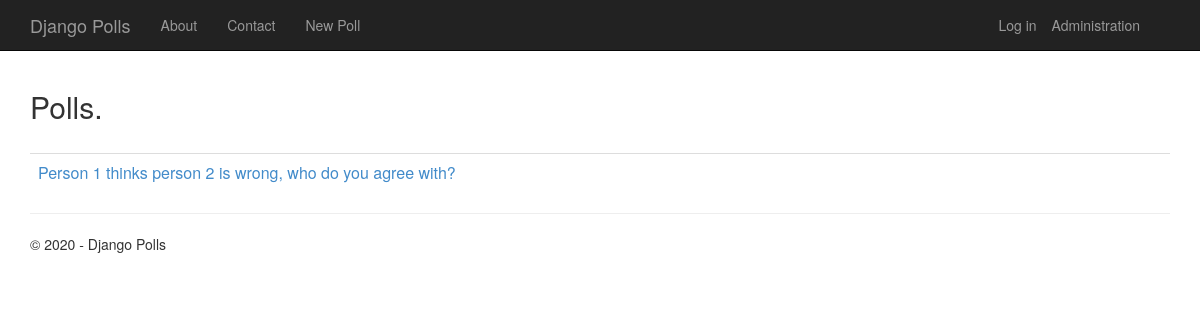
/, run on an earlier commit of the app's database.
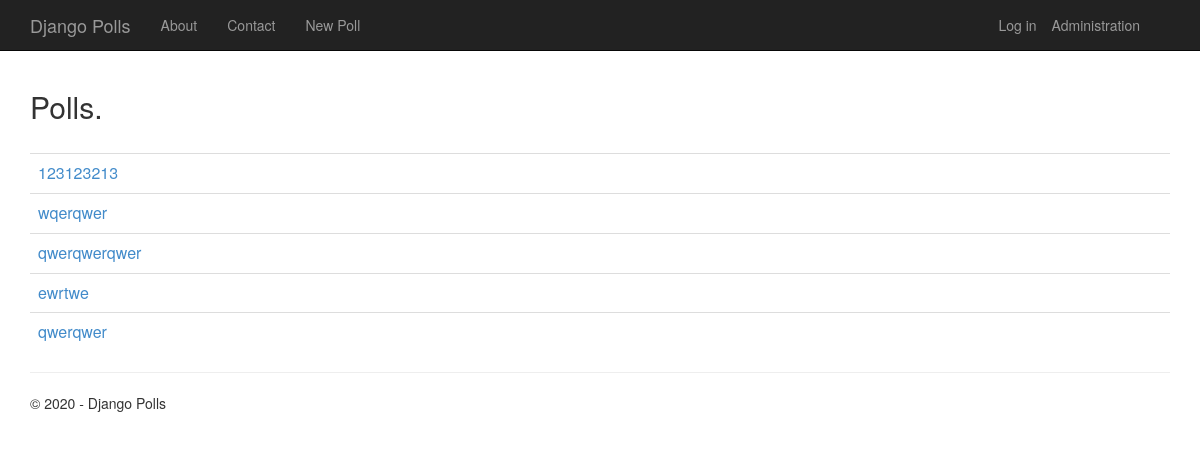
And on a later commit of the database.
### app/models.py (models this page shows, shortened)
class Poll(models.Model):
    fields = ['case_title','p1_arg','p2_arg']
    text = models.CharField(max_length=200)
    arg1 = models.CharField(max_length=200)
    arg2 = models.CharField(max_length=200)
    pub_date = models.DateTimeField('date published', default=timezone.now)

### app/views.py (the view)
class PollListView(ListView):
    model = Poll
    def get_context_data(self, **kwargs):
        context = super(PollListView, self).get_context_data(**kwargs)
        context['title'] = 'Polls'
        context['year'] = datetime.now().year
        return context

### app/templates/app/index.html (shortened to what this page needs)
{% extends "app/layout.html" %}
{% block content %}
<h2>Polls.</h2>
<br/>
{% if latest_poll_list %}
<table class="table table-hover">
    <tbody>
        {% for poll in latest_poll_list %}
        <tr>
            <td>
                <a href="{% url 'app:detail' poll.id %}">{{poll.text}}</a>
            </td>
        </tr>
        {% endfor %}
    </tbody>
</table>
{% endif %}
{% endblock %}

What changed in the data, as far as the page shows it:
no longer on this page (row unchanged): Poll: text "Person 1 thinks person 2 is wrong, who do you agree with?"
added Poll: text "123123213"
added Poll: text "wqerqwer"
added Poll: text "qwerqwerqwer"
added Poll: text "ewrtwe"
added Poll: text "qwerqwer"
